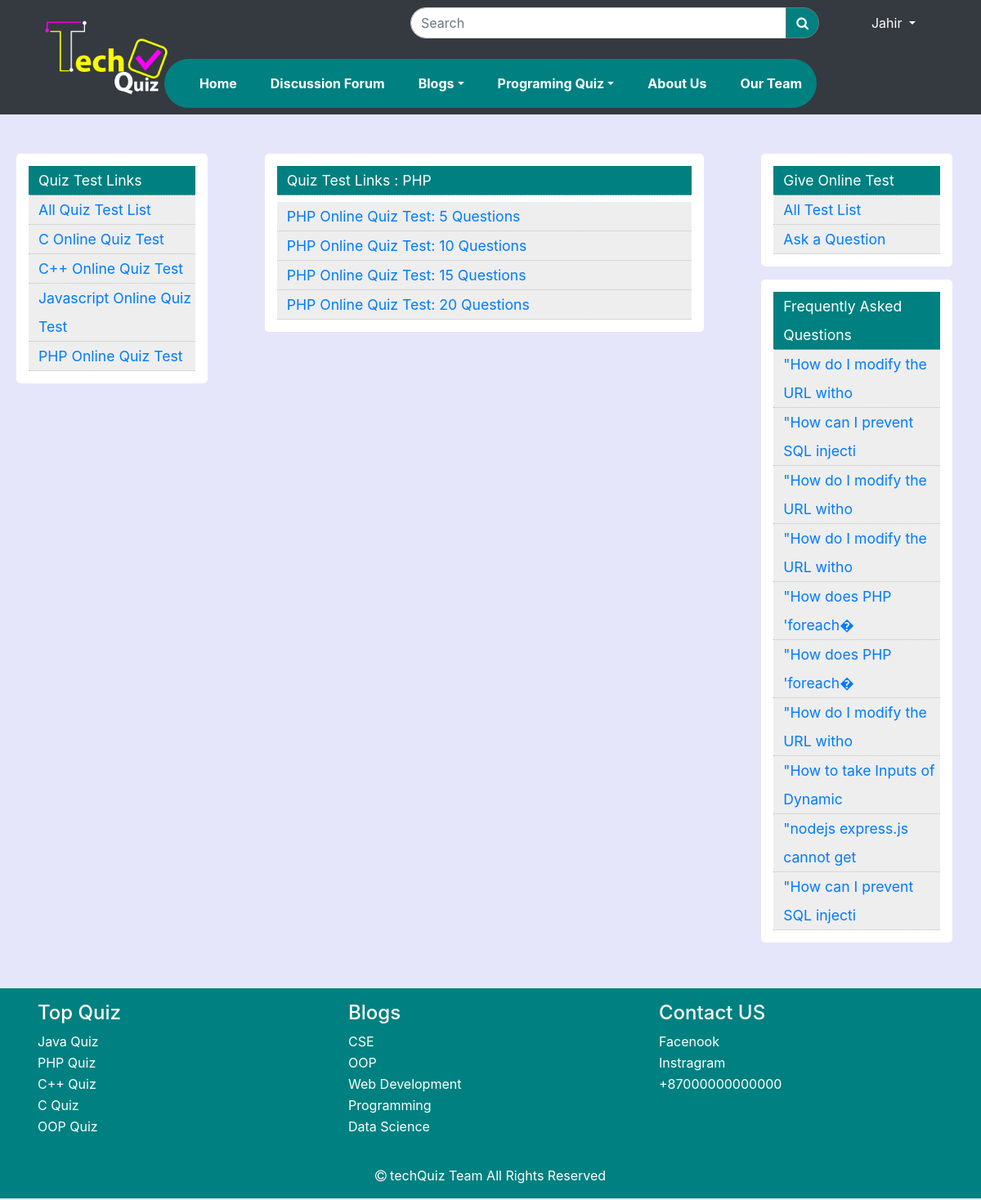
Page /indi_quiz_test.php?cat_id=2 (signed in) on the committed database.
### tables this page shows
CREATE TABLE `categories_quiz` (
  `cat_id` int(11) NOT NULL,
  `cat_name` varchar(100) NOT NULL
);

CREATE TABLE `discussion_questions` (
  `id` int(11) NOT NULL,
  `cat_id` int(11) NOT NULL,
  `title` varchar(500) NOT NULL,
  `description` varchar(1000) NOT NULL,
  `code_snippet` varchar(2000) NOT NULL,
  `posted_by` int(11) NOT NULL,
  `date` timestamp NULL DEFAULT current_timestamp()
);

### indi_quiz_test.php (the view, shortened to what this page needs)
<!doctype html>
<html lang="en">
<head>
    <?php include_once('php-layout-files/css-links.php');?>
</head>
<?php    include('scripts/mql_connection.php') ;     ?>
<?php  if(isset($_GET['cat_id']))
{
    $cat_id=$_GET['cat_id'];
    $sql="SELECT * FROM `categories_quiz` WHERE cat_id='$cat_id'";
    $result=$con->query($sql);
    $row=mysqli_fetch_array($result);
}
else{
    echo '<script> location.replace("index.php"); </script>';
}
?>
<body>
<?php include_once('php-layout-files/header.php');?>
    <section>
        <div class="">
            <div class="row mt-5">
            <?php include('php-layout-files/left-side-bar.php')  ?>
                <div class="col-lg-6 col-md-12 left-col col-12">
                    <div class="left-div">
                        <div class="left-col-ul mx-auto">
                            <li class="left_col_title"> Quiz Test Links : <?php echo $row['cat_name'] ?></li>
                            <?php
                            $limit=array(5,10,15,20);
                            for ($i=0; $i <4 ; $i++) {  ?>
                            <li><a href="/Online%20Quiz%20System/quiz.php?cat_id=<?php echo $row['cat_id'] ?>&limit=<?php echo $limit[$i];?>"><?php echo $row['cat_name'] ?> Online Quiz Test: <?php echo $limit[$i];?> Questions</a>
                            </li>
                            <?php
                            }
                            ?>
                        </div>
                    </div>
                </div>
                <?php include_once('php-layout-files/right-side-bar.php');?>
            </div>
        </div>
    </section>
    <?php include_once('php-layout-files/footer.php');?>
</body>
</html>

### php-layout-files/right-side-bar.php (shortened to what this page needs)
<div class="col-lg-3 col-md-12 col-12 right-col">
    <div class="right-div">
        <div class="right-col-ul">
            <li class="left_col_main_topic">Give Online Test</li>
            <li><a href="/Online%20Quiz%20System/all_test.php">All Test List</a></li>
            <li><a href="/Online%20Quiz%20System/ask-question.php">Ask a Question</a></li>
        </div>
    </div>
    <?php
    $sql = "SELECT * FROM discussion_questions ORDER by rand() LIMIT 10";
    $result = $con->query($sql);
    ?>
    <div class="right-div  sticky-top my-3">
        <div class="right-col-ul">
            <li class="left_col_main_topic">Frequently Asked Questions</li>
            <?php
            foreach ($result as $key => $value) {
            ?>
                <li><a  href="single-question.php?question_id=<?php echo $value['id'] ?>"><?php
                echo  substr($value['title'], 0, 30);
                ?></a></li>
            <?php }
            ?>
        </div>
    </div>
</div>

### css/style.css (style rules this page uses)
body { margin: 0; padding: 0; background: rgb(230,230,250)!important; position: relative; }
section { min-height: 100vh; }
section .row { margin-right: 0; }
section .left-col .left-div { margin:0 20px; background-color: white; padding: 15px; border-radius: 5px; }
section .left-col li { background-color: #eee; padding-left: 12px; list-style-type: none; line-height: 35px; border-bottom: 1px dotted silver; font-size: 110%; }
section .right-col .right-div { background-color: white; margin:0 20px; background-color: white; padding: 15px; border-radius: 5px; }
section .right-col li { background-color: #eee; padding-left: 12px; list-style-type: none; line-height: 35px; border-bottom: 1px dotted silver; font-size: 110%; }
.left_col_title,.left_col_main_topic { background-color:#008080!important; color: white; }

### rows in the picture
categories_quiz: cat_name "PHP"
discussion_questions: title "\"How do I modify the URL witho"
discussion_questions: title "\"How can I prevent SQL injecti"
discussion_questions: title "\"How do I modify the URL witho"
discussion_questions: title "\"How do I modify the URL witho"
discussion_questions: title "\"How does PHP 'foreach�"
discussion_questions: title "\"How does PHP 'foreach�"
discussion_questions: title "\"How do I modify the URL witho"
discussion_questions: title "\"How to take Inputs of Dynamic"
discussion_questions: title "\"nodejs express.js cannot get"
discussion_questions: title "\"How can I prevent SQL injecti"

### other values in the picture
$_SESSION['name'] "Jahir"
$limit[$i] "5"
$limit[$i] "10"
$limit[$i] "15"
$limit[$i] "20"
